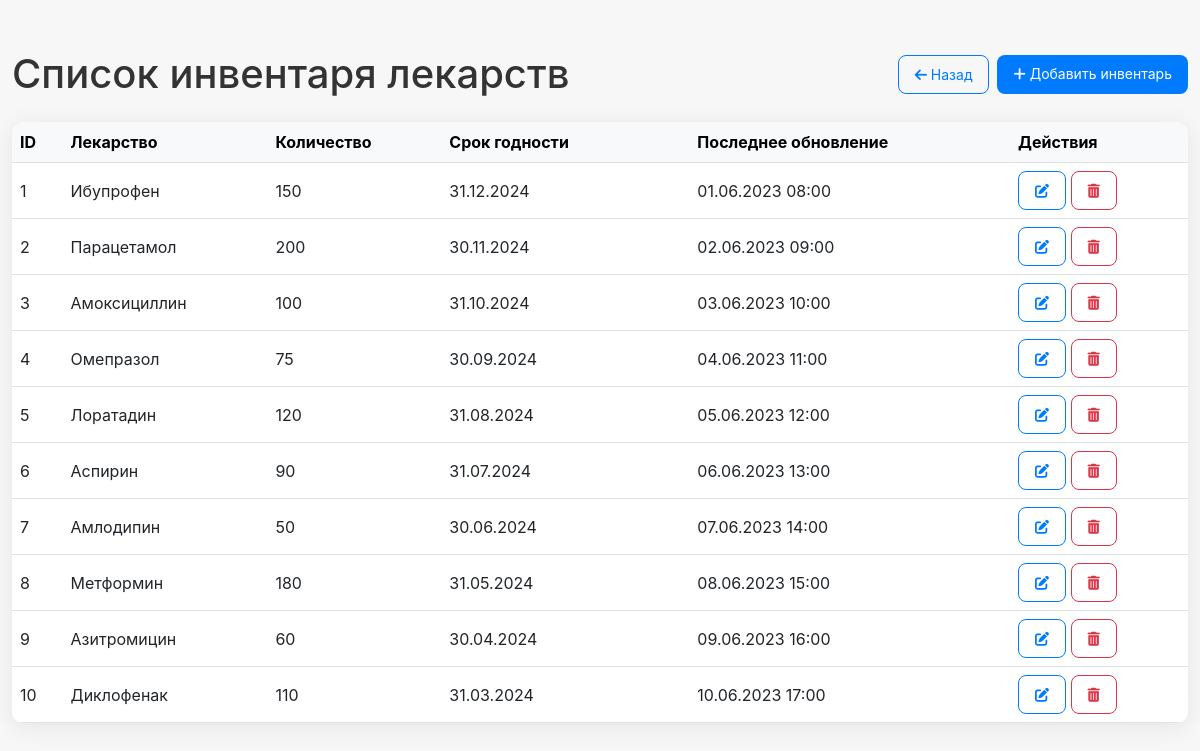
Page /view_medicine_inventory on the committed database.
### app/models.py (models this page shows)
class MedicineInventory(db.Model):
    __tablename__ = 'medicine_inventory'
    inventory_id = db.Column(db.Integer, primary_key=True)
    medicine_id = db.Column(db.Integer, db.ForeignKey('medicines.medicine_id'), nullable=False)
    quantity = db.Column(db.Integer, nullable=False)
    expiration_date = db.Column(db.Date)
    last_updated = db.Column(db.DateTime, default=datetime.now())
    __table_args__ = (
        CheckConstraint('quantity >= 0', name='check_quantity_positive'),
    )
    medicine = db.relationship('Medicine')

class Medicine(db.Model):
    __tablename__ = 'medicines'
    medicine_id = db.Column(db.Integer, primary_key=True)
    name = db.Column(db.String(100), nullable=False)
    description = db.Column(db.Text)
    dosage_form = db.Column(db.String(50))
    atc_code = db.Column(db.String(10))  # Код ATC классификации

### app/medicine_inventory.py (the view)
    @app.route('/view_medicine_inventory')
    def view_medicine_inventory():
        inventory = MedicineInventory.query.all()
        return render_template('view_medicine_inventory.html', inventory=inventory)

### app/templates/view_medicine_inventory.html (shortened to what this page needs)
<!DOCTYPE html>
<html lang="ru">
<head>
    <link rel="stylesheet" href="https://cdnjs.cloudflare.com/ajax/libs/bootstrap/5.3.0-alpha1/css/bootstrap.min.css">
    <link rel="stylesheet" href="https://cdnjs.cloudflare.com/ajax/libs/font-awesome/6.0.0-beta3/css/all.min.css">
</head>
<body>
<div class="container">
    <div class="d-flex justify-content-between align-items-center mb-4">
        <h1 class="mb-0">Список инвентаря лекарств</h1>
        <div class="d-flex gap-2">
            <a href="{{ url_for('dashboard') }}" class="btn btn-outline-primary">
                <i class="fas fa-arrow-left"></i> Назад
            </a>
            <a href="{{ url_for('add_medicine_inventory') }}" class="btn btn-primary">
                <i class="fas fa-plus"></i> Добавить инвентарь
            </a>
        </div>
    </div>
    <div class="table-container">
        <table class="table table-hover align-middle">
            <thead class="table-light">
                <tr>
                    <th>ID</th>
                    <th>Лекарство</th>
                    <th>Количество</th>
                    <th>Срок годности</th>
                    <th>Последнее обновление</th>
                    <th>Действия</th>
                </tr>
            </thead>
            <tbody>
                {% for inventory in inventory %}
                <tr>
                    <td>{{ inventory.inventory_id }}</td>
                    <td>{{ inventory.medicine.name }}</td>
                    <td>{{ inventory.quantity }}</td>
                    <td class="datetime-column">
                        {% if inventory.expiration_date %}
                            {{ inventory.expiration_date.strftime('%d.%m.%Y') }}
                        {% else %}
                            —
                        {% endif %}
                    </td>
                    <td class="datetime-column">
                        {% if inventory.last_updated %}
                            {{ inventory.last_updated.strftime('%d.%m.%Y %H:%M') }}
                        {% else %}
                            —
                        {% endif %}
                    </td>
                    <td class="action-buttons">
                        <a href="{{ url_for('edit_medicine_inventory', inventory_id=inventory.inventory_id) }}"
                           class="btn btn-sm btn-outline-primary"
                           title="Редактировать">
                            <i class="fas fa-edit"></i>
                        </a>
                        <form action="{{ url_for('delete_medicine_inventory', inventory_id=inventory.inventory_id) }}"
                              method="POST"
                              class="d-inline"
                              onsubmit="return confirm('Вы уверены, что хотите удалить этот инвентарь?');">
                            <button type="submit"
                                    class="btn btn-sm btn-outline-danger"
                                    title="Удалить">
                                <i class="fas fa-trash-alt"></i>
                            </button>
                        </form>
                    </td>
                </tr>
                {% else %}
                <tr>
                    <td colspan="6" class="text-center text-muted py-4">
                        Нет данных об инвентаре
                    </td>
                </tr>
                {% endfor %}
            </tbody>
        </table>
    </div>
</div>
</body>
</html>

### app/templates/view_medicine_inventory.html (style rules this page uses)
body { background-color: #f7f7f7; font-family: -apple-system, BlinkMacSystemFont, "San Francisco", "Helvetica Neue", sans-serif; color: #333; }
.container { margin-top: 50px; max-width: 1400px; }
.table-container { overflow-x: auto; background: white; border-radius: 12px; box-shadow: 0 4px 24px rgba(0, 0, 0, 0.08); }
.table { margin-bottom: 0; }
.action-buttons { white-space: nowrap; }
.btn { border-radius: 8px; padding: 8px 16px; font-size: 0.875rem; }
.btn-primary { background-color: #007aff; border: none; }
.btn-outline-primary { border-color: #007aff; color: #007aff; }
.datetime-column { min-width: 160px; }

### rows in the picture
MedicineInventory: inventory_id "1", medicine.name "Ибупрофен", quantity "150", expiration_date "31.12.2024", last_updated "01.06.2023 08:00"
MedicineInventory: inventory_id "2", medicine.name "Парацетамол", quantity "200", expiration_date "30.11.2024", last_updated "02.06.2023 09:00"
MedicineInventory: inventory_id "3", medicine.name "Амоксициллин", quantity "100", expiration_date "31.10.2024", last_updated "03.06.2023 10:00"
MedicineInventory: inventory_id "4", medicine.name "Омепразол", quantity "75", expiration_date "30.09.2024", last_updated "04.06.2023 11:00"
MedicineInventory: inventory_id "5", medicine.name "Лоратадин", quantity "120", expiration_date "31.08.2024", last_updated "05.06.2023 12:00"
MedicineInventory: inventory_id "6", medicine.name "Аспирин", quantity "90", expiration_date "31.07.2024", last_updated "06.06.2023 13:00"
MedicineInventory: inventory_id "7", medicine.name "Амлодипин", quantity "50", expiration_date "30.06.2024", last_updated "07.06.2023 14:00"
MedicineInventory: inventory_id "8", medicine.name "Метформин", quantity "180", expiration_date "31.05.2024", last_updated "08.06.2023 15:00"
MedicineInventory: inventory_id "9", medicine.name "Азитромицин", quantity "60", expiration_date "30.04.2024", last_updated "09.06.2023 16:00"
MedicineInventory: inventory_id "10", medicine.name "Диклофенак", quantity "110", expiration_date "31.03.2024", last_updated "10.06.2023 17:00"
